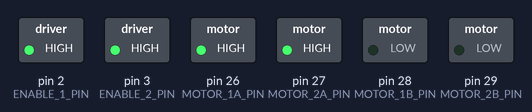
The sketch below on a simulated Arduino Mega 2560, built with avr-gcc and run on an emulated ATmega2560. Shown: switched loads named in the sketch (green lamp = pin HIGH). The ROS host is connected and sends only what is stated.

Above: at 0.1 s.
Timing chart, 0 to 1.6 s (numbered marks = the images above):
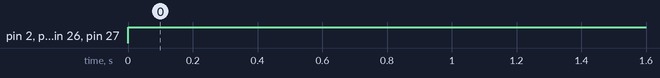

Measured:
- by itself, pin 2 (ENABLE_1_PIN), pin 3 (ENABLE_2_PIN), pin 26 (MOTOR_1A_PIN), pin 27 (MOTOR_2A_PIN): LOW → HIGH at 0.00 s

The sketch:

rosserial_encoder_ticks.ino
```cpp
#define ENCODER_1A_PIN 22
#define ENCODER_1B_PIN 24
#define MOTOR_1A_PIN 26
#define MOTOR_1B_PIN 28
#define ENABLE_1_PIN 2

#define ENCODER_2A_PIN 23
#define ENCODER_2B_PIN 25
#define MOTOR_2A_PIN 27
#define MOTOR_2B_PIN 29
#define ENABLE_2_PIN 3

#define GEAR_RATIO 210.59
#define CPR 12
#define WHEEL_DIA 60 //mm
#define INTERMOTOR_DIST 115 //mm

#define TICKS_PER_DEGREE GEAR_RATIO*CPR/360
#define TICKS_PER_METER GEAR_RATIO*CPR/WHEEL_DIA/PI

#include "DCMotor.h"

// #define SERIAL_DEBUG
#ifdef SERIAL_DEBUG
  #define BAUDRATE 115200
#endif

// rosserial
//////////////////////////////////////////////////
#include <ros.h>
#include <std_msgs/Int32.h>

ros::NodeHandle  nh;

std_msgs::Int32 left_ticks_msg;
std_msgs::Int32 right_ticks_msg;
ros::Publisher left_ticks("left_ticks", &left_ticks_msg);
ros::Publisher right_ticks("right_ticks", &right_ticks_msg);

//////////////////////////////////////////////////
DCMotor dcMotor1(MOTOR_1A_PIN, MOTOR_1B_PIN, ENABLE_1_PIN);
DCMotor dcMotor2(MOTOR_2A_PIN, MOTOR_2B_PIN, ENABLE_2_PIN);

void doEncoder_1A() {dcMotor1.encoder_ticks += (digitalRead(ENCODER_1A_PIN)==digitalRead(ENCODER_1B_PIN))?1:-1;}
void doEncoder_1B() {dcMotor1.encoder_ticks += (digitalRead(ENCODER_1A_PIN)==digitalRead(ENCODER_1B_PIN))?-1:1;}
void doEncoder_2A() {dcMotor2.encoder_ticks += (digitalRead(ENCODER_2A_PIN)==digitalRead(ENCODER_2B_PIN))?1:-1;}
void doEncoder_2B() {dcMotor2.encoder_ticks += (digitalRead(ENCODER_2A_PIN)==digitalRead(ENCODER_2B_PIN))?-1:1;}

void setup() {
  #ifdef SERIAL_DEBUG
    Serial.begin(BAUDRATE);
  #endif

  pinMode(ENCODER_1A_PIN, INPUT_PULLUP);
  pinMode(ENCODER_1B_PIN, INPUT_PULLUP);
  pinMode(MOTOR_1A_PIN, OUTPUT);
  pinMode(MOTOR_1B_PIN, OUTPUT);
  pinMode(ENABLE_1_PIN, OUTPUT);
  pinMode(ENCODER_2A_PIN, INPUT_PULLUP);
  pinMode(ENCODER_2B_PIN, INPUT_PULLUP);
  pinMode(MOTOR_2A_PIN, OUTPUT);
  pinMode(MOTOR_2B_PIN, OUTPUT);
  pinMode(ENABLE_2_PIN, OUTPUT);

  attachInterrupt(digitalPinToInterrupt(ENCODER_1A_PIN), doEncoder_1A, CHANGE);
  attachInterrupt(digitalPinToInterrupt(ENCODER_1B_PIN), doEncoder_1B, CHANGE);
  attachInterrupt(digitalPinToInterrupt(ENCODER_2A_PIN), doEncoder_2A, CHANGE);
  attachInterrupt(digitalPinToInterrupt(ENCODER_2B_PIN), doEncoder_2B, CHANGE);

  // rosserial
  nh.initNode();
  nh.advertise(left_ticks);
  nh.advertise(right_ticks);
}

void loop() {

  dcMotor1.control_pwm(1, 255);
  dcMotor2.control_pwm(1, 255);

  // For monitoring in ros
  left_ticks_msg.data = dcMotor1.encoder_ticks;
  right_ticks_msg.data = dcMotor2.encoder_ticks;
  left_ticks.publish(&left_ticks_msg);
  right_ticks.publish(&right_ticks_msg);
  nh.spinOnce();

  #ifdef SERIAL_DEBUG
    Serial.print(dcMotor1.encoder_ticks);
    Serial.print(",");
    Serial.print(dcMotor2.encoder_ticks);
    Serial.println();
  #endif
}
```

DCMotor.cpp
```cpp
#include "DCMotor.h"
// .cpp
//////////////////////////////////////////////////
DCMotor::DCMotor(uint8_t motorA_pin, uint8_t motorB_pin, uint8_t enable_pin) {

  _motorA_pin = motorA_pin;
  _motorB_pin = motorB_pin;
  _enable_pin = enable_pin;

}
void DCMotor::control_pwm(int key, uint8_t pwm) {

  analogWrite(_enable_pin, pwm);
  switch(key) {
    case 1:
      digitalWrite(_motorA_pin,HIGH);
      digitalWrite(_motorB_pin,LOW);
      break;
    case 2:
      digitalWrite(_motorA_pin,LOW);
      digitalWrite(_motorB_pin,HIGH);
      break;
    case 3:
      digitalWrite(_motorA_pin,HIGH);
      digitalWrite(_motorB_pin,HIGH);
      break;
  }

  // For monitoring in arduino
  // Serial.println(degree);

  // For monitoring in python

}
```

DCMotor.h
```cpp
#ifndef _DCMOTOR_h
#define _DCMOTOR_h

#include "Arduino.h"
// .h
//////////////////////////////////////////////////
class DCMotor {
  public:
    DCMotor(uint8_t motorA_pin, uint8_t motorB_pin, uint8_t enable_pin);

    void control_pwm(int key, uint8_t pwm);

    volatile int32_t encoder_ticks = 0;
    float degree = 0;

  private:
    uint8_t _motorA_pin;
    uint8_t _motorB_pin;
    uint8_t _enable_pin;

};
#endif
```
